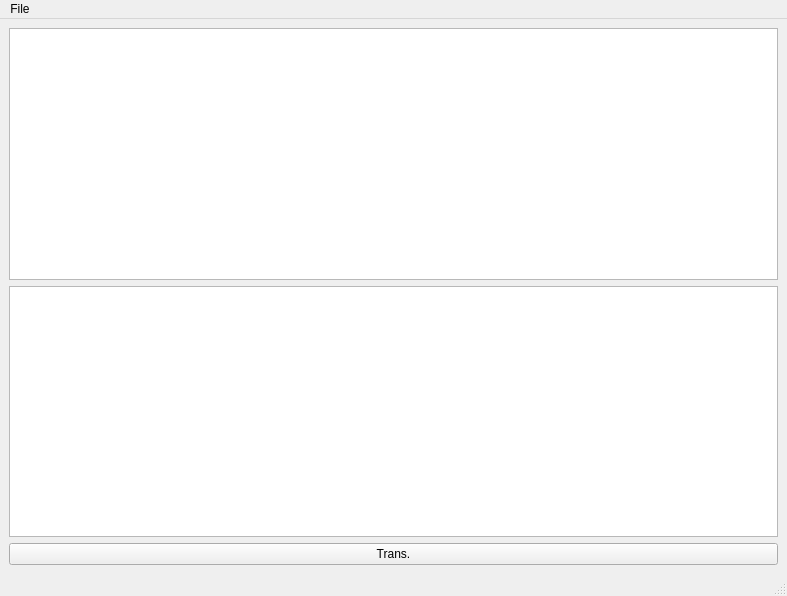
<?xml version="1.0" encoding="UTF-8"?>
<ui version="4.0">
 <class>MainWindow</class>
 <widget class="QMainWindow" name="MainWindow">
  <property name="geometry">
   <rect>
    <x>0</x>
    <y>0</y>
    <width>787</width>
    <height>596</height>
   </rect>
  </property>
  <property name="windowTitle">
   <string>MainWindow</string>
  </property>
  <widget class="QWidget" name="centralwidget">
   <layout class="QGridLayout" name="gridLayout">
    <item row="0" column="0">
     <widget class="QTextEdit" name="textEdit"/>
    </item>
    <item row="1" column="0">
     <widget class="QTextEdit" name="textEdit_2"/>
    </item>
    <item row="2" column="0">
     <widget class="QPushButton" name="pushButton">
      <property name="text">
       <string>Trans.</string>
      </property>
     </widget>
    </item>
   </layout>
  </widget>
  <widget class="QMenuBar" name="menubar">
   <property name="geometry">
    <rect>
     <x>0</x>
     <y>0</y>
     <width>787</width>
     <height>26</height>
    </rect>
   </property>
   <widget class="QMenu" name="menuFile">
    <property name="title">
     <string>File</string>
    </property>
    <addaction name="actionSettings"/>
    <addaction name="actionExit"/>
   </widget>
   <addaction name="menuFile"/>
  </widget>
  <widget class="QStatusBar" name="statusbar"/>
  <action name="actionSettings">
   <property name="text">
    <string>Settings</string>
   </property>
  </action>
  <action name="actionExit">
   <property name="text">
    <string>Exit</string>
   </property>
  </action>
 </widget>
 <resources/>
 <connections/>
</ui>
